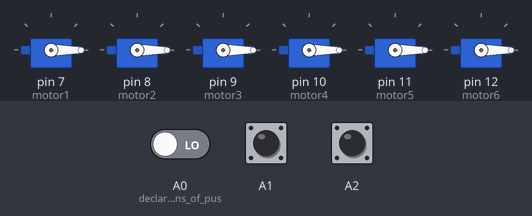
The sketch below on a simulated Arduino Uno, built with avr-gcc and run on an emulated ATmega328P. Parts: 6 × servo. Inputs (shaded band) come from the test bench; at power-on: A0 (declare_input_pins_of_pus) LOW, A1 LOW, A2 LOW.

Above: at 1.3 s.
1.4 s: A0 (declare_input_pins_of_pus) driven HIGH
At 1.9 s:
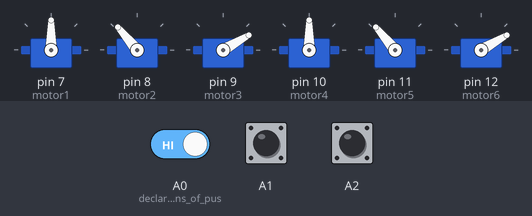
4.4 s: A1 pulled HIGH for 0.15 s
At 5.4 s:
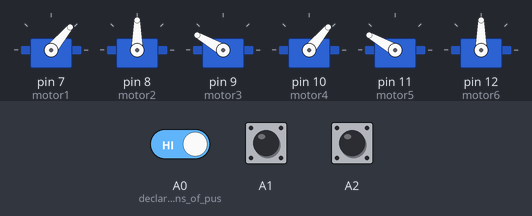
7.5 s: A2 pulled HIGH for 3.2 s
At 11.3 s:
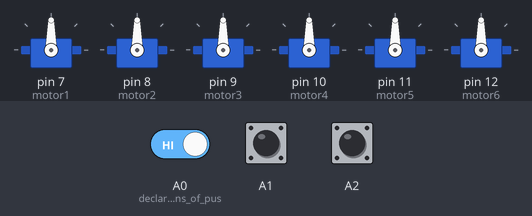
13.7 s: A1 pulled HIGH for 3.2 s
At 17.0 s:
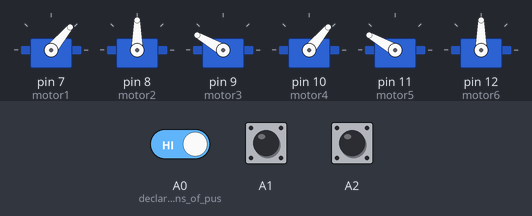
Timing chart, 0 to 20.9 s (numbered marks = the images above; inputs shaded):
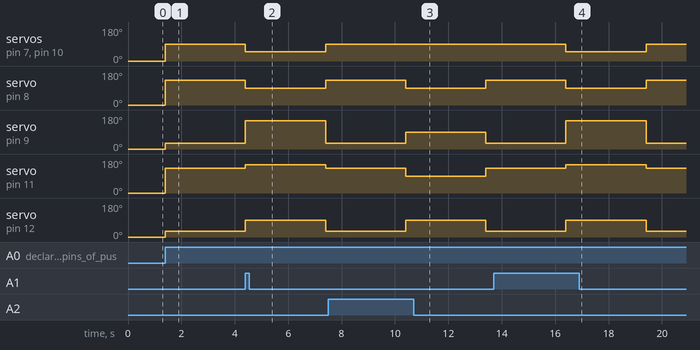

The sketch:

tablet_stand_robot1.ino
```cpp
#include <Servo.h>
Servo motor1;    //Declare all six motors and name this as motor1 to motor6
Servo motor2;
Servo motor3;
Servo motor4;
Servo motor5;
Servo motor6;

void setup(){
motor1.attach(7);  //setup eacth motor to a signal portpin from 7 to 12
motor2.attach(8);
motor3.attach(9);
motor4.attach(10);
motor5.attach(11);
motor6.attach(12);

pinMode(A0,INPUT);  //declare input pins of pushbuttons
pinMode(A1,INPUT);
pinMode(A2,INPUT);

motor1.write(0);  // initial state angle 0 degrees
motor2.write(0);
motor3.write(0);
motor4.write(0);
motor5.write(0);
motor6.write(0);
delay(100);      // wait for 0.1 sec
}

void loop(){

  if (digitalRead(A0) == 1){  // is pushbutton1 was HIGH then..
    motor1.write(90);  // move all motors to position one
	motor2.write(130);
	motor3.write(30);
	motor4.write(90);
	motor5.write(130);
	motor6.write(30);
	delay(3000);      // wait for 3 sec
  }
   if (digitalRead(A1) == 1){  // is pushbutton2 was HIGH then..
	motor1.write(50);  // move all motors to position two
	motor2.write(90);
	motor3.write(150);
	motor4.write(50);
	motor5.write(150);
	motor6.write(90);
	delay(3000);      // wait for 3 sec
   }
     if (digitalRead(A2) == 1){  // is pushbutton3 was HIGH then..
motor1.write(90);     // move all motors to position three
motor2.write(90);
motor3.write(90);
motor4.write(90);
motor5.write(90);
motor6.write(90);
delay(3000);          // wait for 3 sec
     }
  else{               //if else then..
    motor1.write(0);  // reset all mortors to initial state angle 0 degrees
	motor2.write(0);
	motor3.write(0);
	motor4.write(0);
	motor5.write(0);
	motor6.write(0);
  }}
```

Measured:
- after the input at 1.4 s, servo on pin 7 (motor1), servo on pin 10 (motor4): 0° → 90° at once; servo on pin 8 (motor2), servo on pin 11 (motor5): 0° → 130° at once; servo on pin 9 (motor3), servo on pin 12 (motor6): 0° → 30° at once
- after the input at 4.4 s, servo on pin 7 (motor1): 90° → 50° at once, → 90° 3.0 s later; servo on pin 8 (motor2): 130° → 90° at once, → 130° 3.0 s later
- after the input at 7.5 s, servo on pin 8 (motor2), servo on pin 11 (motor5): 130° → 90° after 2.9 s, → 130° 3.0 s later; servo on pin 9 (motor3), servo on pin 12 (motor6): 30° → 90° after 2.9 s, → 30° 3.0 s later
- after the input at 13.7 s, servo on pin 7 (motor1): 90° → 50° after 2.7 s, → 90° 3.0 s later; servo on pin 8 (motor2): 130° → 90° after 2.7 s, → 130° 3.0 s later
